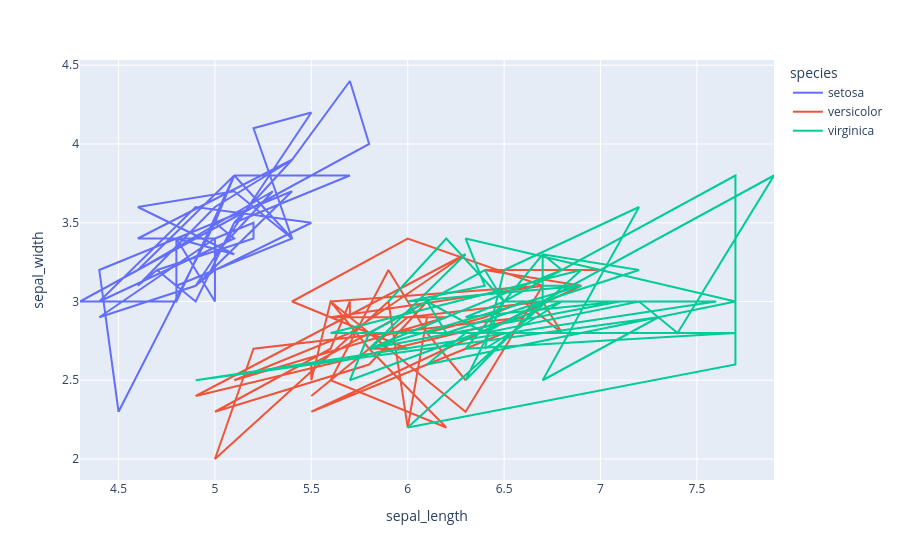

The cell this chart's notebook holds for it:
### Markdown cell above
# 2. Line Plot

### Code cell
fig_2=px.line(df,x='sepal_length',y='sepal_width',color='species')
fig_2.show()

### Figure 1 — Plotly figure (JSON) as saved in the notebook; plotly's stock layout.template omitted (floating-point values rounded to 4 significant figures)
{"data": [{"hovertemplate": "species=setosa<br>sepal_length=%{x}<br>sepal_width=%{y}<extra></extra>", "legendgroup": "setosa", "line": {"color": "#636efa", "dash": "solid"}, "marker": {"symbol": "circle"}, "mode": "lines", "name": "setosa", "orientation": "v", "showlegend": true, "type": "scatter", "x": [5.1, 4.9, 4.7, 4.6, 5.0, 5.4, 4.6, 5.0, 4.4, 4.9, 5.4, 4.8, 4.8, 4.3, 5.8, 5.7, 5.4, 5.1, 5.7, 5.1, 5.4, 5.1, 4.6, 5.1, 4.8, 5.0, 5.0, 5.2, 5.2, 4.7, 4.8, 5.4, 5.2, 5.5, 4.9, 5.0, 5.5, 4.9, 4.4, 5.1, 5.0, 4.5, 4.4, 5.0, 5.1, 4.8, 5.1, 4.6, 5.3, 5.0], "xaxis": "x", "y": [3.5, 3.0, 3.2, 3.1, 3.6, 3.9, 3.4, 3.4, 2.9, 3.1, 3.7, 3.4, 3.0, 3.0, 4.0, 4.4, 3.9, 3.5, 3.8, 3.8, 3.4, 3.7, 3.6, 3.3, 3.4, 3.0, 3.4, 3.5, 3.4, 3.2, 3.1, 3.4, 4.1, 4.2, 3.1, 3.2, 3.5, 3.6, 3.0, 3.4, 3.5, 2.3, 3.2, 3.5, 3.8, 3.0, 3.8, 3.2, 3.7, 3.3], "yaxis": "y"}, {"hovertemplate": "species=versicolor<br>sepal_length=%{x}<br>sepal_width=%{y}<extra></extra>", "legendgroup": "versicolor", "line": {"color": "#EF553B", "dash": "solid"}, "marker": {"symbol": "circle"}, "mode": "lines", "name": "versicolor", "orientation": "v", "showlegend": true, "type": "scatter", "x": [7.0, 6.4, 6.9, 5.5, 6.5, 5.7, 6.3, 4.9, 6.6, 5.2, 5.0, 5.9, 6.0, 6.1, 5.6, 6.7, 5.6, 5.8, 6.2, 5.6, 5.9, 6.1, 6.3, 6.1, 6.4, 6.6, 6.8, 6.7, 6.0, 5.7, 5.5, 5.5, 5.8, 6.0, 5.4, 6.0, 6.7, 6.3, 5.6, 5.5, 5.5, 6.1, 5.8, 5.0, 5.6, 5.7, 5.7, 6.2, 5.1, 5.7], "xaxis": "x", "y": [3.2, 3.2, 3.1, 2.3, 2.8, 2.8, 3.3, 2.4, 2.9, 2.7, 2.0, 3.0, 2.2, 2.9, 2.9, 3.1, 3.0, 2.7, 2.2, 2.5, 3.2, 2.8, 2.5, 2.8, 2.9, 3.0, 2.8, 3.0, 2.9, 2.6, 2.4, 2.4, 2.7, 2.7, 3.0, 3.4, 3.1, 2.3, 3.0, 2.5, 2.6, 3.0, 2.6, 2.3, 2.7, 3.0, 2.9, 2.9, 2.5, 2.8], "yaxis": "y"}, {"hovertemplate": "species=virginica<br>sepal_length=%{x}<br>sepal_width=%{y}<extra></extra>", "legendgroup": "virginica", "line": {"color": "#00cc96", "dash": "solid"}, "marker": {"symbol": "circle"}, "mode": "lines", "name": "virginica", "orientation": "v", "showlegend": true, "type": "scatter", "x": [6.3, 5.8, 7.1, 6.3, 6.5, 7.6, 4.9, 7.3, 6.7, 7.2, 6.5, 6.4, 6.8, 5.7, 5.8, 6.4, 6.5, 7.7, 7.7, 6.0, 6.9, 5.6, 7.7, 6.3, 6.7, 7.2, 6.2, 6.1, 6.4, 7.2, 7.4, 7.9, 6.4, 6.3, 6.1, 7.7, 6.3, 6.4, 6.0, 6.9, 6.7, 6.9, 5.8, 6.8, 6.7, 6.7, 6.3, 6.5, 6.2, 5.9], "xaxis": "x", "y": [3.3, 2.7, 3.0, 2.9, 3.0, 3.0, 2.5, 2.9, 2.5, 3.6, 3.2, 2.7, 3.0, 2.5, 2.8, 3.2, 3.0, 3.8, 2.6, 2.2, 3.2, 2.8, 2.8, 2.7, 3.3, 3.2, 2.8, 3.0, 2.8, 3.0, 2.8, 3.8, 2.8, 2.8, 2.6, 3.0, 3.4, 3.1, 3.0, 3.1, 3.1, 3.1, 2.7, 3.2, 3.3, 3.0, 2.5, 3.0, 3.4, 3.0], "yaxis": "y"}], "layout": {"legend": {"title": {"text": "species"}, "tracegroupgap": 0}, "margin": {"t": 60}, "xaxis": {"anchor": "y", "domain": [0, 1], "title": {"text": "sepal_length"}}, "yaxis": {"anchor": "x", "domain": [0, 1], "title": {"text": "sepal_width"}}}}
